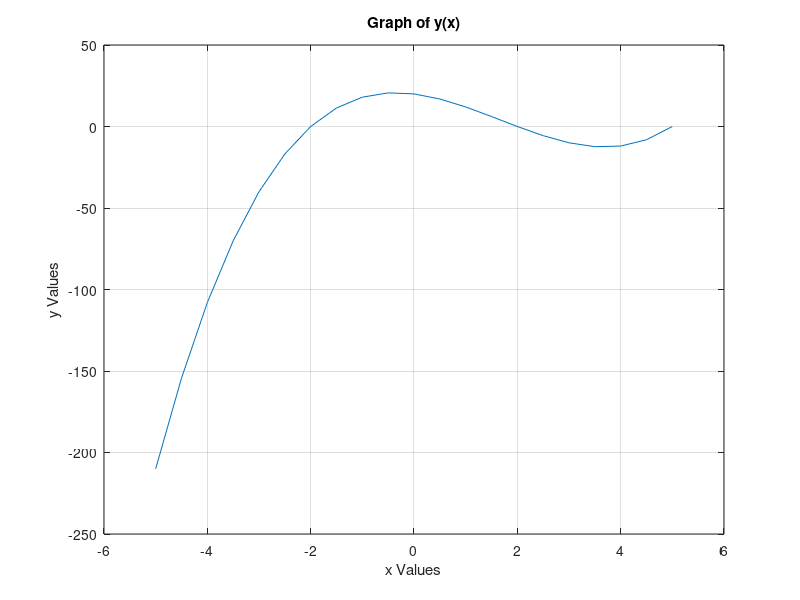

The MATLAB source for this figure:
## Copyright (C) 2018 beneelane
## 
## -*- texinfo -*- 
## @deftypefn {} {@var{retval} =} ope02 ()
## Author: Jerry Flores
## Created: 2018-10-07
## Run in Command Window: ope02

function retval = ope02 ()
  
  #define x ranging from -5 to 5, in increments of 0.5.
  x = -5:0.5:5;
  #define the equation function y(x) = x^3 - 5x^2 -4x + 20
  y = (x.^3)-(5*x.^2)-(4*x)+20;
  
  #the following codes automatically list the values
  #of x where y(x) equals to zero 
  #find indeces of y where values = 0
  f = find(y==0);
  #get size of y
  s = size(f);
  #if size is more than zero, then it found values of zeros
  if s(2) > 0 
    #store the values of x that resulted the y(x) to zero to variable z
    for i = 1:s(2)
      z(i) = x(f(i));
    end
  end
  #display x values where y(x) equals to zero
  labelzeros = strcat("Values where y(x) equals zero: ",mat2str(z));
  labelzeros
  #graph the function
  figure
  plot(x,y)
  xlabel "x Values";
  ylabel "y Values";
  title "Graph of y(x)";
  grid on;
  
endfunction
